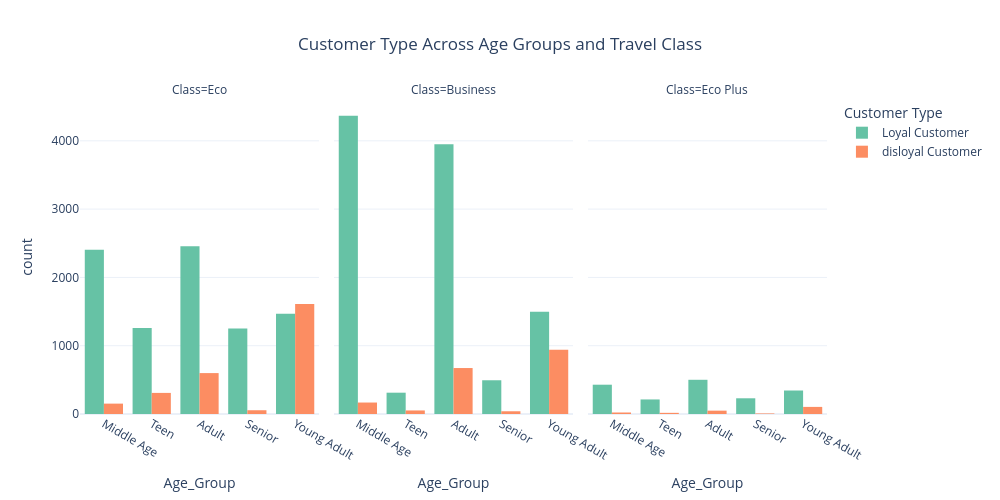

The notebook cell saved with this chart:
### Markdown cell above
##### 16. CUSTOMER TYPE ACROSS AGE GROUPS AND TRAVEL CLASS

### Code cell
fig = px.histogram(
    df,x='Age_Group',color='Customer Type',facet_col='Class',barmode='group',
    title='Customer Type Across Age Groups and Travel Class',
    color_discrete_sequence=px.colors.qualitative.Set2)

fig.update_layout(
    template='plotly_white',
    title_x=0.5,
    height=500,
    width=1000)
fig.show()

### Figure 1 — Plotly figure (JSON) as saved in the notebook; plotly's stock layout.template omitted (floating-point values rounded to 4 significant figures; data arrays with more than 128 entries replaced by an {"elided": "..."} marker saying what was removed)
{"data": [{"alignmentgroup": "True", "bingroup": "x", "hovertemplate": "Customer Type=Loyal Customer<br>Class=Eco<br>Age_Group=%{x}<br>count=%{y}<extra></extra>", "legendgroup": "Loyal Customer", "marker": {"color": "rgb(102,194,165)", "pattern": {"shape": ""}}, "name": "Loyal Customer", "offsetgroup": "Loyal Customer", "orientation": "v", "showlegend": true, "type": "histogram", "x": {"elided": "8840 str values"}, "xaxis": "x", "yaxis": "y"}, {"alignmentgroup": "True", "bingroup": "x", "hovertemplate": "Customer Type=Loyal Customer<br>Class=Business<br>Age_Group=%{x}<br>count=%{y}<extra></extra>", "legendgroup": "Loyal Customer", "marker": {"color": "rgb(102,194,165)", "pattern": {"shape": ""}}, "name": "Loyal Customer", "offsetgroup": "Loyal Customer", "orientation": "v", "showlegend": false, "type": "histogram", "x": {"elided": "10620 str values"}, "xaxis": "x2", "yaxis": "y2"}, {"alignmentgroup": "True", "bingroup": "x", "hovertemplate": "Customer Type=Loyal Customer<br>Class=Eco Plus<br>Age_Group=%{x}<br>count=%{y}<extra></extra>", "legendgroup": "Loyal Customer", "marker": {"color": "rgb(102,194,165)", "pattern": {"shape": ""}}, "name": "Loyal Customer", "offsetgroup": "Loyal Customer", "orientation": "v", "showlegend": false, "type": "histogram", "x": {"elided": "1717 str values"}, "xaxis": "x3", "yaxis": "y3"}, {"alignmentgroup": "True", "bingroup": "x", "hovertemplate": "Customer Type=disloyal Customer<br>Class=Eco<br>Age_Group=%{x}<br>count=%{y}<extra></extra>", "legendgroup": "disloyal Customer", "marker": {"color": "rgb(252,141,98)", "pattern": {"shape": ""}}, "name": "disloyal Customer", "offsetgroup": "disloyal Customer", "orientation": "v", "showlegend": true, "type": "histogram", "x": {"elided": "2724 str values"}, "xaxis": "x", "yaxis": "y"}, {"alignmentgroup": "True", "bingroup": "x", "hovertemplate": "Customer Type=disloyal Customer<br>Class=Business<br>Age_Group=%{x}<br>count=%{y}<extra></extra>", "legendgroup": "disloyal Customer", "marker": {"color": "rgb(252,141,98)", "pattern": {"shape": ""}}, "name": "disloyal Customer", "offsetgroup": "disloyal Customer", "orientation": "v", "showlegend": false, "type": "histogram", "x": {"elided": "1875 str values"}, "xaxis": "x2", "yaxis": "y2"}, {"alignmentgroup": "True", "bingroup": "x", "hovertemplate": "Customer Type=disloyal Customer<br>Class=Eco Plus<br>Age_Group=%{x}<br>count=%{y}<extra></extra>", "legendgroup": "disloyal Customer", "marker": {"color": "rgb(252,141,98)", "pattern": {"shape": ""}}, "name": "disloyal Customer", "offsetgroup": "disloyal Customer", "orientation": "v", "showlegend": false, "type": "histogram", "x": {"elided": "200 str values"}, "xaxis": "x3", "yaxis": "y3"}], "layout": {"annotations": [{"font": {}, "showarrow": false, "text": "Class=Eco", "x": 0.16, "xanchor": "center", "xref": "paper", "y": 1, "yanchor": "bottom", "yref": "paper"}, {"font": {}, "showarrow": false, "text": "Class=Business", "x": 0.5, "xanchor": "center", "xref": "paper", "y": 1, "yanchor": "bottom", "yref": "paper"}, {"font": {}, "showarrow": false, "text": "Class=Eco Plus", "x": 0.84, "xanchor": "center", "xref": "paper", "y": 1, "yanchor": "bottom", "yref": "paper"}], "barmode": "group", "height": 500, "legend": {"title": {"text": "Customer Type"}, "tracegroupgap": 0}, "title": {"text": "Customer Type Across Age Groups and Travel Class", "x": 0.5}, "width": 1000, "xaxis": {"anchor": "y", "autorange": true, "domain": [0, 0.32], "range": [-0.5, 4.5], "title": {"text": "Age_Group"}, "type": "category"}, "xaxis2": {"anchor": "y2", "autorange": true, "domain": [0.34, 0.66], "matches": "x", "range": [-0.5, 4.5], "title": {"text": "Age_Group"}, "type": "category"}, "xaxis3": {"anchor": "y3", "autorange": true, "domain": [0.68, 1.0], "matches": "x", "range": [-0.5, 4.5], "title": {"text": "Age_Group"}, "type": "category"}, "yaxis": {"anchor": "x", "autorange": true, "domain": [0, 1], "range": [0, 4598.0], "title": {"text": "count"}}, "yaxis2": {"anchor": "x2", "autorange": true, "domain": [0, 1], "matches": "y", "range": [0, 4598.0], "showticklabels": false}, "yaxis3": {"anchor": "x3", "autorange": true, "domain": [0, 1], "matches": "y", "range": [0, 4598.0], "showticklabels": false}}}
